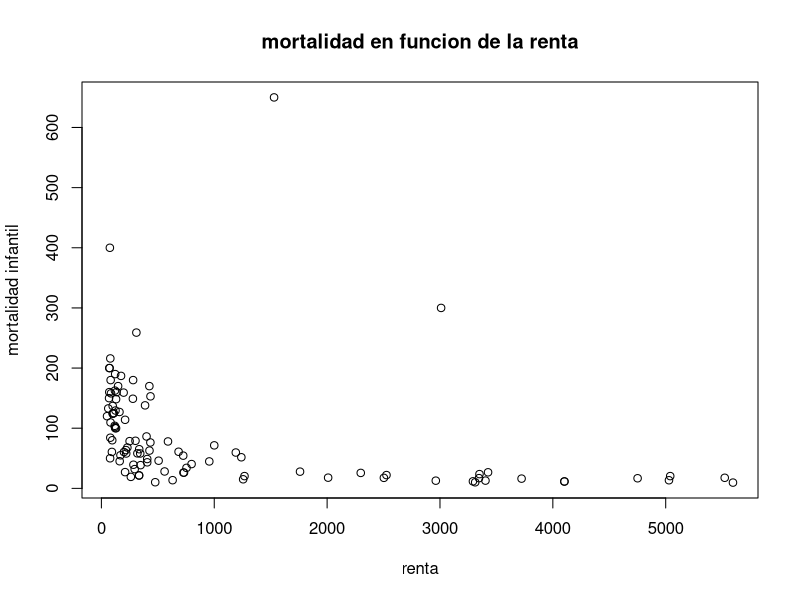
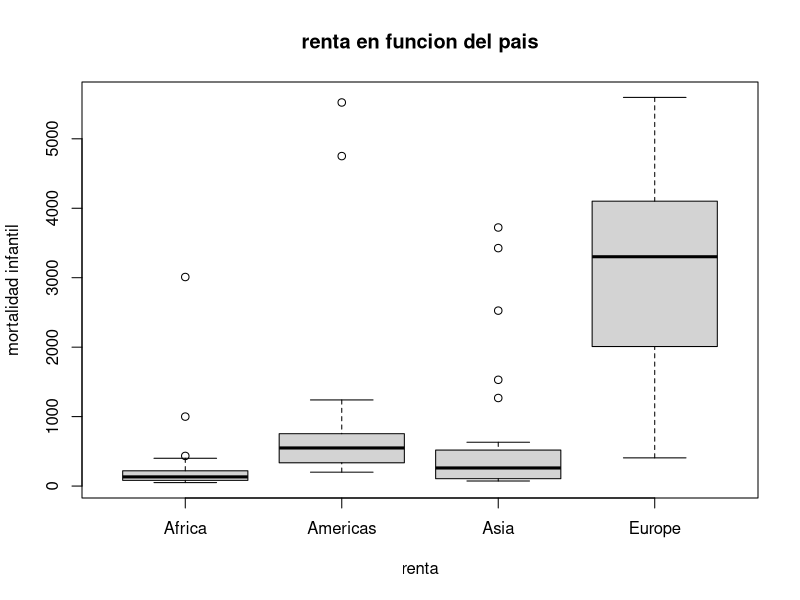
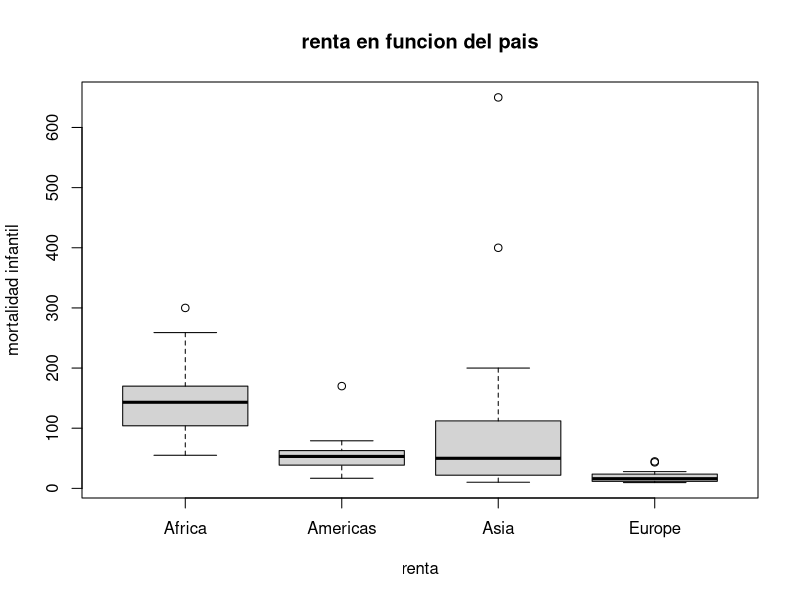
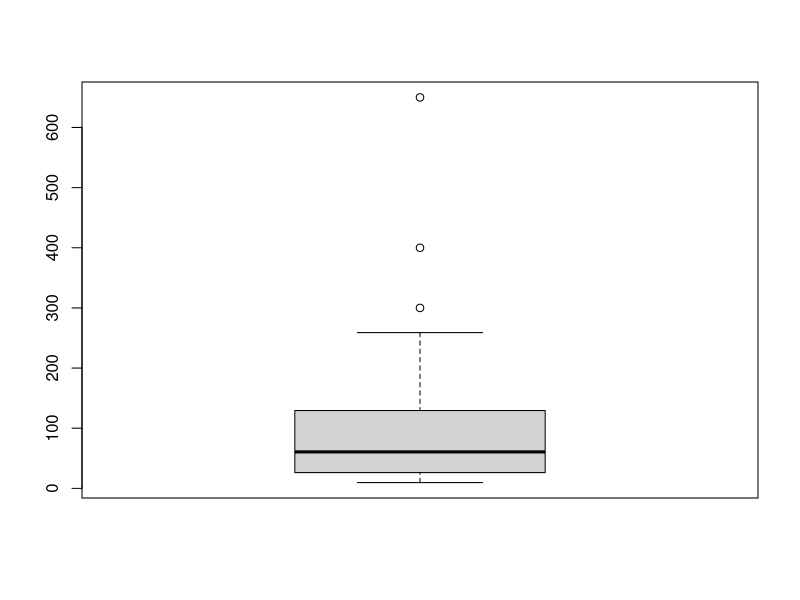

Write R code to recreate these figures, in order.
library(carData)
library(knitr)

data <- Leinhardt

p <- na.omit(data)

summary(data)
head(data)
tail(data)

row.names(p)

p <- data.frame(p, pais = row.names(p))

names(p) <- c("renta", "mortalidad_infantil", "region", "productor_petroleo", "pais")

max(p$renta)

pais_mayor_renta <- p$pais[which.max(p$renta)];pais_mayor_renta
pais_menor_renta <- p$pais[which.min(p$renta)];pais_menor_renta

pais_mayor_mi <- p$pais[which.max(p$mortalidad_infantil)];pais_mayor_mi
pais_menor_mi <- p$pais[which.min(p$mortalidad_infantil)];pais_menor_mi

plot(p$renta, p$mortalidad_infantil, 
     xlab="renta", 
     ylab="mortalidad infantil",
     main="mortalidad en funcion de la renta")

plot(p$region, p$renta, 
     xlab="renta", 
     ylab="mortalidad infantil",
     main="renta en funcion del pais")

plot(p$region, p$mortalidad_infantil, 
     xlab="renta", 
     ylab="mortalidad infantil",
     main="renta en funcion del pais")

#MEDIA Y MEDIANA GLOBALES DE RENTA PER CAPITA

mean(p$renta)
median(p$renta)
sd(p$renta)

#MEDIAS Y MEDIANAS EN CADA REGION

mean(p$renta[p$region=="Asia"])
mean(p$renta[p$region=="Africa"])
mean(p$renta[p$region=="Europe"])
mean(p$renta[p$region=="Americas"])

median(p$renta[p$region=="Asia"])
median(p$renta[p$region=="Africa"])
median(p$renta[p$region=="Europe"])
median(p$renta[p$region=="Americas"])

#calculamos la desviacion estandar en cada region
sd(p$renta[p$region=="Asia"])
sd(p$renta[p$region=="Africa"])
sd(p$renta[p$region=="Europe"])
sd(p$renta[p$region=="Americas"])

#MEDIA Y MEDIANA GLOBALES DE MORTALIDAD INFANTIL

mean(p$mortalidad_infantil)
median(p$mortalidad_infantil)
sd(p$mortalidad_infantil)

#MEDIAS Y MEDIANAS EN CADA REGION

mean(p$mortalidad_infantil[p$region=="Asia"])
mean(p$mortalidad_infantil[p$region=="Africa"])
mean(p$mortalidad_infantil[p$region=="Europe"])
mean(p$mortalidad_infantil[p$region=="Americas"])

median(p$mortalidad_infantil[p$region=="Asia"])
median(p$mortalidad_infantil[p$region=="Africa"])
median(p$mortalidad_infantil[p$region=="Europe"])
median(p$mortalidad_infantil[p$region=="Americas"])

#calculamos la desviacion estandar en cada region
sd(p$mortalidad_infantil[p$region=="Asia"])
sd(p$mortalidad_infantil[p$region=="Africa"])
sd(p$mortalidad_infantil[p$region=="Europe"])
sd(p$mortalidad_infantil[p$region=="Americas"])

boxplot(p$mortalidad_infantil)

#SE PUEDE OBSERVAR CLARAMENTE QUE LA RENTA PER CAPITA Y LA MORTALIDAD
#INFANTIL ESTAN FUERTEMENTE RELACIONADAS.